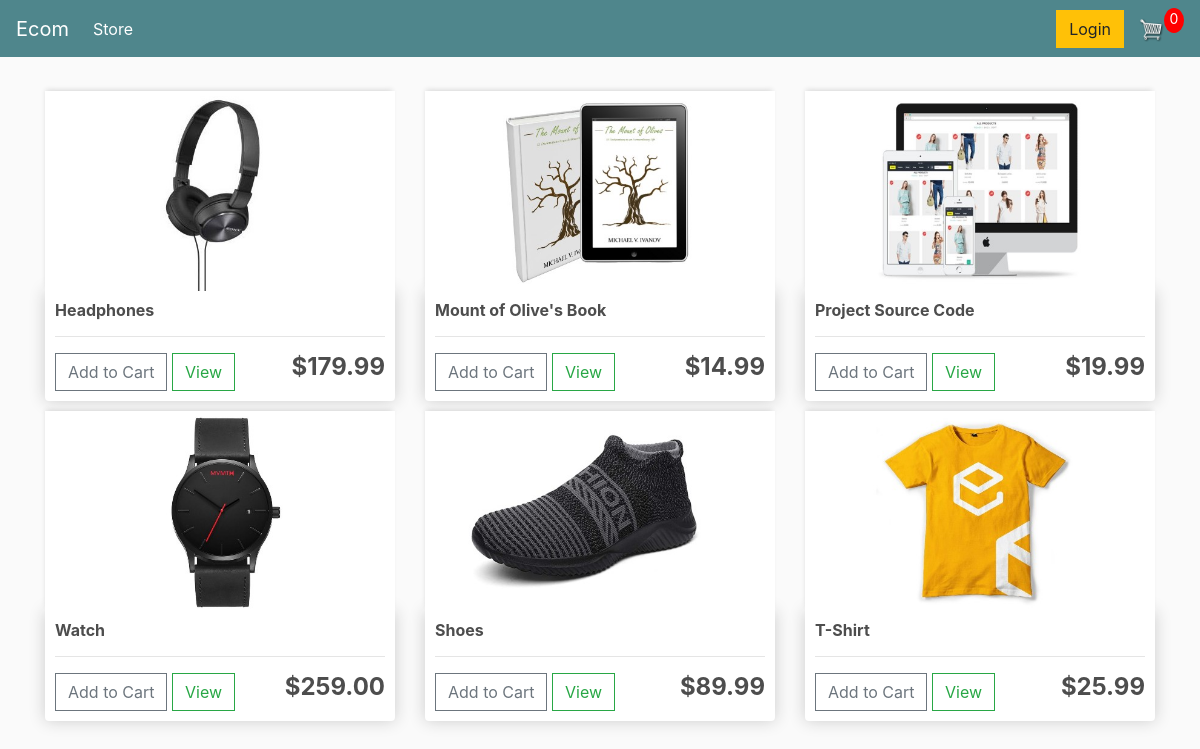
The page / on the database its author committed.
### store/models.py (models this page shows, shortened)
class Product(models.Model):
	name = models.CharField(max_length=200)
	price = models.DecimalField(max_digits=7,decimal_places=2)
	digital = models.BooleanField(default=False,null=True, blank=True)
	image = models.ImageField(null=True, blank=True)
	@property
	def imageURL(self):
		try:
			url = self.image.url
		except:
			url = ''
		return url

### store/views.py (the view)
# urls.py: path('', include('store.urls')),
def store(request):
	if request.user.is_authenticated:
		customer = request.user.customer
		order, created = Order.objects.get_or_create(customer=customer, complete=False)
		items = order.orderitem_set.all()
		cartItems = order.get_cart_items
	else:
		items = []
		order = {'get_cart_total':0, 'get_cart_items':0, 'shipping':False}
		cartItems = order['get_cart_items']
	products = Product.objects.all()
	context = {'products':products, 'cartItems':cartItems}
	return render(request, 'store/store.html', context)

### store/templates/store/store.html
{% extends 'store/main.html' %}
{% load static %}
{% block content %}
	<div class="row">
		{% for product in products %}
		<div class="col-lg-4">
			<img class="thumbnail" src="{{product.imageURL}}">
			<div class="box-element product">
				<h6><strong>{{product.name}}</strong></h6>
				<hr>
				<button data-product="{{product.id}}" data-action="add" class="btn btn-outline-secondary add-btn update-cart">Add to Cart</button>
				<a class="btn btn-outline-success" href="#">View</a>
				<h4 style="display: inline-block; float: right"><strong>${{product.price}}</strong></h4>
			</div>
		</div>
		{% endfor %}
	</div>
{% endblock content %}

### static/css/main.css (style rules this page uses)
body { background-color: hsl(0, 0%, 98%); }
h1,h2,h3,h4,h5,h6 { color:hsl(0, 0%, 30%); }
.box-element { box-shadow:hsl(0, 0%, 80%) 0 0 16px; background-color: #fff; border-radius: 4px; padding: 10px; }
.thumbnail { width: 100%; height: 200px; -webkit-box-shadow: -1px -3px 5px -2px rgba(214,214,214,1); -moz-box-shadow: -1px -3px 5px -2px rgba(214,214,214,1); box-shadow: -1px -3px 5px -2px rgba(214,214,214,1); }
.product { border-radius: 0 0 4px 4px; }
.col-lg-4, .col-lg-6, .col-lg-8, .col-lg-12 { margin-top: 10px; }
.btn { border-radius: 0; }

### rows shown on the page
Product: imageURL (picture), name "Headphones", price "179.99"
Product: imageURL (picture), name "Mount of Olive's Book", price "14.99"
Product: imageURL (picture), name "Project Source Code", price "19.99"
Product: imageURL (picture), name "Watch", price "259.00"
Product: imageURL (picture), name "Shoes", price "89.99"
Product: imageURL (picture), name "T-Shirt", price "25.99"

### other values the page prints
{{ cartItems }} "0"
